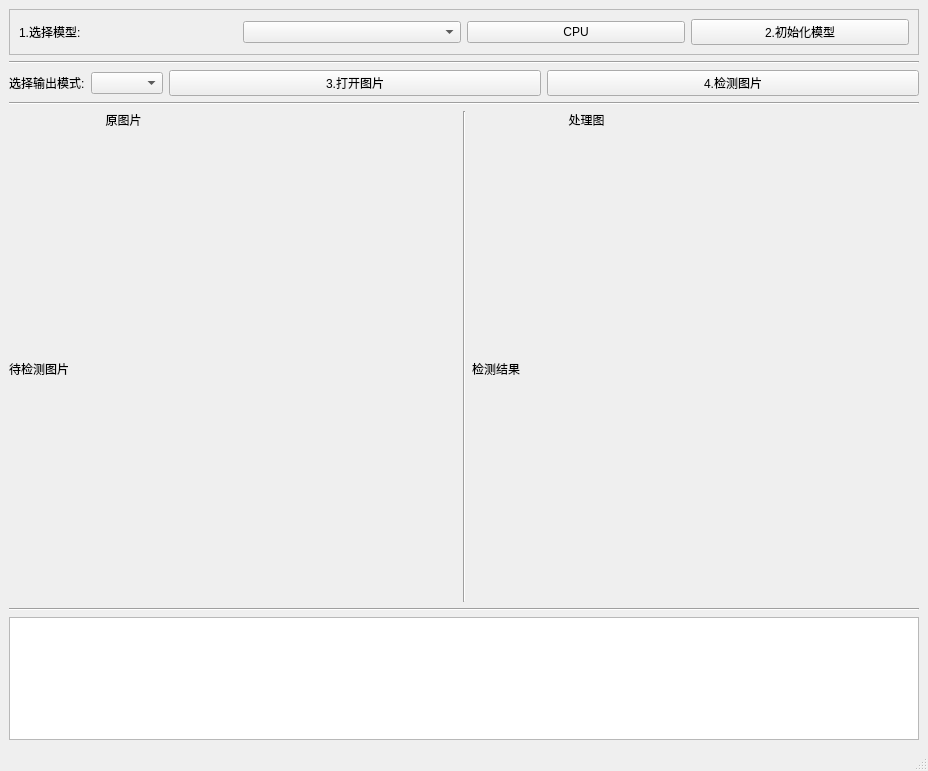
<?xml version="1.0" encoding="UTF-8"?>
<ui version="4.0">
 <class>MainWindow</class>
 <widget class="QMainWindow" name="MainWindow">
  <property name="geometry">
   <rect>
    <x>0</x>
    <y>0</y>
    <width>928</width>
    <height>771</height>
   </rect>
  </property>
  <property name="windowTitle">
   <string>MainWindow</string>
  </property>
  <widget class="QWidget" name="centralwidget">
   <layout class="QVBoxLayout" name="verticalLayout_3" stretch="0,0,0,0,8,0,2">
    <item>
     <widget class="QFrame" name="frame">
      <property name="frameShape">
       <enum>QFrame::StyledPanel</enum>
      </property>
      <property name="frameShadow">
       <enum>QFrame::Raised</enum>
      </property>
      <layout class="QHBoxLayout" name="horizontalLayout_3">
       <item>
        <widget class="QLabel" name="label_3">
         <property name="text">
          <string>1.选择模型:</string>
         </property>
        </widget>
       </item>
       <item>
        <widget class="QComboBox" name="comboBox_pt"/>
       </item>
       <item>
        <widget class="QPushButton" name="btn_device">
         <property name="text">
          <string>CPU</string>
         </property>
        </widget>
       </item>
       <item>
        <widget class="QPushButton" name="btn_init">
         <property name="text">
          <string>2.初始化模型</string>
         </property>
        </widget>
       </item>
      </layout>
     </widget>
    </item>
    <item>
     <widget class="Line" name="line_4">
      <property name="orientation">
       <enum>Qt::Horizontal</enum>
      </property>
     </widget>
    </item>
    <item>
     <layout class="QHBoxLayout" name="horizontalLayout_2" stretch="0,0,1,1">
      <item>
       <widget class="QLabel" name="label_4">
        <property name="text">
         <string>选择输出模式:</string>
        </property>
       </widget>
      </item>
      <item>
       <widget class="QComboBox" name="comboBox_method"/>
      </item>
      <item>
       <widget class="QPushButton" name="btn_open">
        <property name="text">
         <string>3.打开图片</string>
        </property>
       </widget>
      </item>
      <item>
       <widget class="QPushButton" name="btn_detectPic">
        <property name="text">
         <string>4.检测图片</string>
        </property>
       </widget>
      </item>
     </layout>
    </item>
    <item>
     <widget class="Line" name="line_3">
      <property name="orientation">
       <enum>Qt::Horizontal</enum>
      </property>
     </widget>
    </item>
    <item>
     <layout class="QHBoxLayout" name="horizontalLayout">
      <item>
       <layout class="QVBoxLayout" name="verticalLayout" stretch="0,1">
        <item>
         <widget class="QLabel" name="label">
          <property name="sizePolicy">
           <sizepolicy hsizetype="Preferred" vsizetype="Preferred">
            <horstretch>0</horstretch>
            <verstretch>0</verstretch>
           </sizepolicy>
          </property>
          <property name="layoutDirection">
           <enum>Qt::LeftToRight</enum>
          </property>
          <property name="text">
           <string>                             原图片</string>
          </property>
         </widget>
        </item>
        <item>
         <widget class="QLabel" name="imgin_win">
          <property name="text">
           <string>待检测图片</string>
          </property>
         </widget>
        </item>
       </layout>
      </item>
      <item>
       <widget class="Line" name="line">
        <property name="orientation">
         <enum>Qt::Vertical</enum>
        </property>
       </widget>
      </item>
      <item>
       <layout class="QVBoxLayout" name="verticalLayout_2" stretch="0,1">
        <item>
         <widget class="QLabel" name="label_2">
          <property name="text">
           <string>                             处理图</string>
          </property>
         </widget>
        </item>
        <item>
         <widget class="QLabel" name="imgout_win">
          <property name="text">
           <string>检测结果</string>
          </property>
         </widget>
        </item>
       </layout>
      </item>
     </layout>
    </item>
    <item>
     <widget class="Line" name="line_2">
      <property name="orientation">
       <enum>Qt::Horizontal</enum>
      </property>
     </widget>
    </item>
    <item>
     <widget class="QTextBrowser" name="textBrowser"/>
    </item>
   </layout>
  </widget>
  <widget class="QMenuBar" name="menubar">
   <property name="geometry">
    <rect>
     <x>0</x>
     <y>0</y>
     <width>928</width>
     <height>23</height>
    </rect>
   </property>
  </widget>
  <widget class="QStatusBar" name="statusbar"/>
 </widget>
 <resources/>
 <connections/>
</ui>
